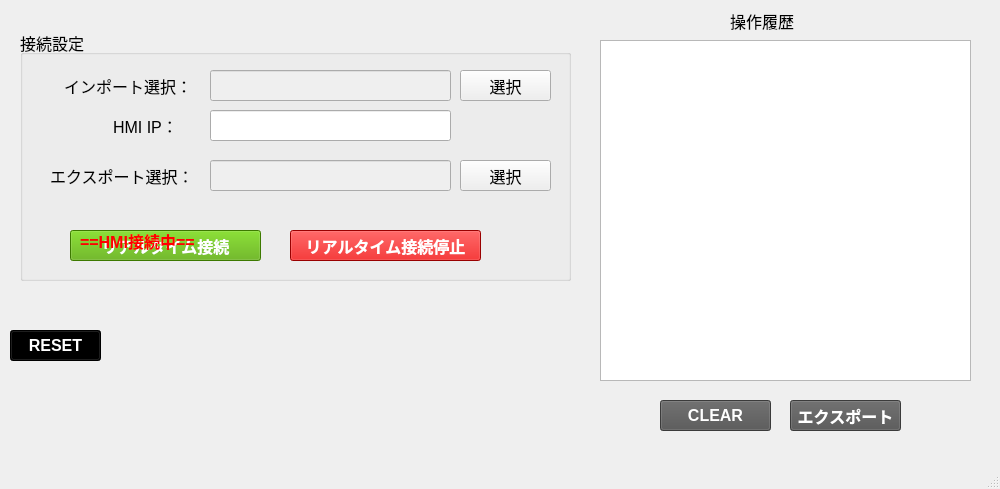
<?xml version="1.0" encoding="UTF-8"?>
<ui version="4.0">
 <class>MainWindow</class>
 <widget class="QMainWindow" name="MainWindow">
  <property name="geometry">
   <rect>
    <x>0</x>
    <y>0</y>
    <width>1000</width>
    <height>489</height>
   </rect>
  </property>
  <property name="windowTitle">
   <string>MainWindow</string>
  </property>
  <widget class="QWidget" name="centralwidget">
   <widget class="QListWidget" name="listWidget">
    <property name="geometry">
     <rect>
      <x>600</x>
      <y>40</y>
      <width>371</width>
      <height>341</height>
     </rect>
    </property>
    <property name="font">
     <font>
      <family>Meiryo UI</family>
      <pointsize>12</pointsize>
     </font>
    </property>
    <property name="batchSize">
     <number>100</number>
    </property>
   </widget>
   <widget class="QGroupBox" name="groupBox_3">
    <property name="geometry">
     <rect>
      <x>20</x>
      <y>30</y>
      <width>551</width>
      <height>251</height>
     </rect>
    </property>
    <property name="font">
     <font>
      <family>Meiryo UI</family>
      <pointsize>12</pointsize>
     </font>
    </property>
    <property name="title">
     <string>接続設定</string>
    </property>
    <widget class="QPushButton" name="pushButton_start_FTP">
     <property name="geometry">
      <rect>
       <x>50</x>
       <y>200</y>
       <width>191</width>
       <height>31</height>
      </rect>
     </property>
     <property name="font">
      <font>
       <family>Meiryo UI</family>
       <pointsize>12</pointsize>
       <weight>75</weight>
       <bold>true</bold>
      </font>
     </property>
     <property name="cursor">
      <cursorShape>PointingHandCursor</cursorShape>
     </property>
     <property name="styleSheet">
      <string notr="true">background-color: rgb(85, 170, 0);
color: rgb(255, 255, 255);</string>
     </property>
     <property name="text">
      <string>リアルタイム接続</string>
     </property>
    </widget>
    <widget class="QPushButton" name="pushButton_stop_FTP">
     <property name="enabled">
      <bool>true</bool>
     </property>
     <property name="geometry">
      <rect>
       <x>270</x>
       <y>200</y>
       <width>191</width>
       <height>31</height>
      </rect>
     </property>
     <property name="font">
      <font>
       <family>Meiryo UI</family>
       <pointsize>12</pointsize>
       <weight>75</weight>
       <bold>true</bold>
      </font>
     </property>
     <property name="cursor">
      <cursorShape>PointingHandCursor</cursorShape>
     </property>
     <property name="styleSheet">
      <string notr="true">background-color: rgb(214, 0, 0);
color: rgb(255, 255, 255);</string>
     </property>
     <property name="text">
      <string>リアルタイム接続停止</string>
     </property>
    </widget>
    <widget class="QLabel" name="label_start">
     <property name="geometry">
      <rect>
       <x>60</x>
       <y>200</y>
       <width>191</width>
       <height>21</height>
      </rect>
     </property>
     <property name="font">
      <font>
       <family>Meiryo UI</family>
       <pointsize>12</pointsize>
       <weight>75</weight>
       <bold>true</bold>
      </font>
     </property>
     <property name="styleSheet">
      <string notr="true">color: rgb(255, 0, 0);</string>
     </property>
     <property name="text">
      <string>==HMI接続中==</string>
     </property>
    </widget>
    <widget class="QLineEdit" name="lineEdit_sourceFolder">
     <property name="enabled">
      <bool>false</bool>
     </property>
     <property name="geometry">
      <rect>
       <x>190</x>
       <y>40</y>
       <width>241</width>
       <height>31</height>
      </rect>
     </property>
     <property name="font">
      <font>
       <family>Meiryo UI</family>
       <pointsize>12</pointsize>
      </font>
     </property>
    </widget>
    <widget class="QPushButton" name="pushButton_sourceFolder">
     <property name="geometry">
      <rect>
       <x>440</x>
       <y>40</y>
       <width>91</width>
       <height>31</height>
      </rect>
     </property>
     <property name="font">
      <font>
       <family>Meiryo UI</family>
       <pointsize>12</pointsize>
       <weight>50</weight>
       <bold>false</bold>
      </font>
     </property>
     <property name="cursor">
      <cursorShape>PointingHandCursor</cursorShape>
     </property>
     <property name="styleSheet">
      <string notr="true"/>
     </property>
     <property name="text">
      <string>選択</string>
     </property>
    </widget>
    <widget class="QLabel" name="label_souce_2">
     <property name="geometry">
      <rect>
       <x>93</x>
       <y>80</y>
       <width>81</width>
       <height>31</height>
      </rect>
     </property>
     <property name="text">
      <string>HMI IP：</string>
     </property>
    </widget>
    <widget class="QLineEdit" name="lineEdit_HMIIP">
     <property name="geometry">
      <rect>
       <x>190</x>
       <y>80</y>
       <width>241</width>
       <height>31</height>
      </rect>
     </property>
    </widget>
    <widget class="QLabel" name="label_souce_3">
     <property name="geometry">
      <rect>
       <x>30</x>
       <y>130</y>
       <width>151</width>
       <height>31</height>
      </rect>
     </property>
     <property name="text">
      <string>エクスポート選択：</string>
     </property>
    </widget>
    <widget class="QLineEdit" name="lineEdit_exportFolder">
     <property name="enabled">
      <bool>false</bool>
     </property>
     <property name="geometry">
      <rect>
       <x>190</x>
       <y>130</y>
       <width>241</width>
       <height>31</height>
      </rect>
     </property>
     <property name="font">
      <font>
       <family>Meiryo UI</family>
       <pointsize>12</pointsize>
      </font>
     </property>
    </widget>
    <widget class="QPushButton" name="pushButton_exportFolder">
     <property name="geometry">
      <rect>
       <x>440</x>
       <y>130</y>
       <width>91</width>
       <height>31</height>
      </rect>
     </property>
     <property name="font">
      <font>
       <family>Meiryo UI</family>
       <pointsize>12</pointsize>
       <weight>50</weight>
       <bold>false</bold>
      </font>
     </property>
     <property name="cursor">
      <cursorShape>PointingHandCursor</cursorShape>
     </property>
     <property name="styleSheet">
      <string notr="true"/>
     </property>
     <property name="text">
      <string>選択</string>
     </property>
    </widget>
    <widget class="QLabel" name="label_souce_4">
     <property name="geometry">
      <rect>
       <x>44</x>
       <y>40</y>
       <width>131</width>
       <height>31</height>
      </rect>
     </property>
     <property name="text">
      <string>インポート選択：</string>
     </property>
    </widget>
   </widget>
   <widget class="QPushButton" name="pushButton_clear">
    <property name="geometry">
     <rect>
      <x>660</x>
      <y>400</y>
      <width>111</width>
      <height>31</height>
     </rect>
    </property>
    <property name="font">
     <font>
      <family>Meiryo UI</family>
      <pointsize>12</pointsize>
      <weight>75</weight>
      <bold>true</bold>
     </font>
    </property>
    <property name="styleSheet">
     <string notr="true">background-color: rgb(83, 83, 83);
color: rgb(255, 255, 255);</string>
    </property>
    <property name="text">
     <string>CLEAR</string>
    </property>
   </widget>
   <widget class="QLabel" name="label">
    <property name="geometry">
     <rect>
      <x>730</x>
      <y>10</y>
      <width>91</width>
      <height>21</height>
     </rect>
    </property>
    <property name="font">
     <font>
      <family>Meiryo UI</family>
      <pointsize>12</pointsize>
     </font>
    </property>
    <property name="text">
     <string>操作履歴</string>
    </property>
   </widget>
   <widget class="QPushButton" name="pushButton_exportOperation">
    <property name="geometry">
     <rect>
      <x>790</x>
      <y>400</y>
      <width>111</width>
      <height>31</height>
     </rect>
    </property>
    <property name="font">
     <font>
      <family>Meiryo UI</family>
      <pointsize>12</pointsize>
      <weight>75</weight>
      <bold>true</bold>
     </font>
    </property>
    <property name="styleSheet">
     <string notr="true">background-color: rgb(83, 83, 83);
color: rgb(255, 255, 255);</string>
    </property>
    <property name="text">
     <string>エクスポート</string>
    </property>
   </widget>
   <widget class="QPushButton" name="pushButton_reset">
    <property name="geometry">
     <rect>
      <x>10</x>
      <y>330</y>
      <width>91</width>
      <height>31</height>
     </rect>
    </property>
    <property name="font">
     <font>
      <family>Meiryo UI</family>
      <pointsize>12</pointsize>
      <weight>75</weight>
      <bold>true</bold>
     </font>
    </property>
    <property name="cursor">
     <cursorShape>PointingHandCursor</cursorShape>
    </property>
    <property name="styleSheet">
     <string notr="true">background-color: rgb(0, 0, 0);
color: rgb(255, 255, 255);</string>
    </property>
    <property name="text">
     <string>RESET</string>
    </property>
   </widget>
  </widget>
  <widget class="QMenuBar" name="menubar">
   <property name="geometry">
    <rect>
     <x>0</x>
     <y>0</y>
     <width>1000</width>
     <height>26</height>
    </rect>
   </property>
  </widget>
  <widget class="QStatusBar" name="statusbar"/>
 </widget>
 <resources/>
 <connections/>
</ui>
